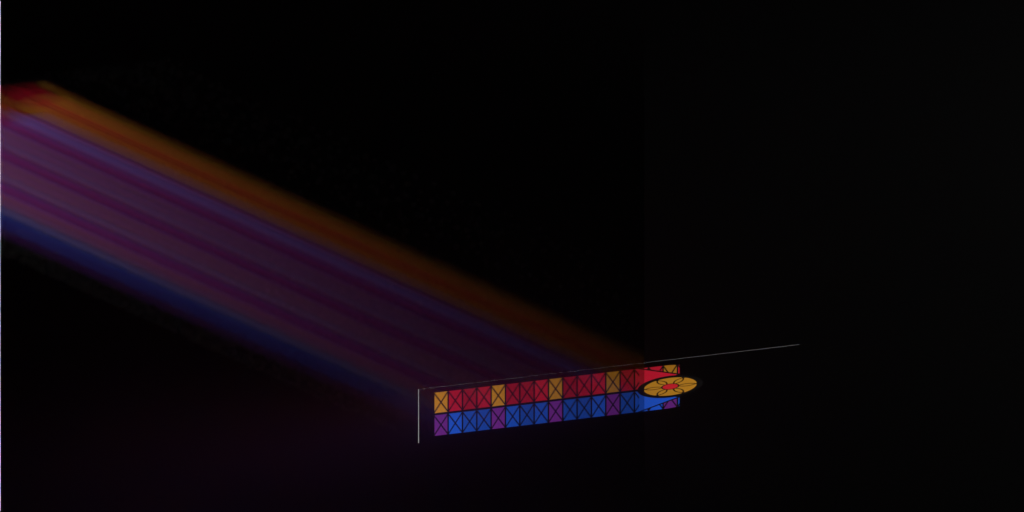
#> input picture tools/godrays_art/raw_lancet_vitral_a.png, 1024 x 512 px, given in place of icon24_src.png, which was not available
$ python bake_item_icon24.py godrays_art/raw_lancet_vitral_a.png
#> lines starting #> are read from the running program, lines starting #| are printed output that depends on the picture
"""Hornea el icono de 24x24 RGB15 de un objeto del inventario ARPG en include/inv_item_art.h.

Fuente: build/item_spin_tmp/<slug>/icon24_src.png, que sale de
  blender --background --python tools/render_item_spin.py -- --only <slug> --icon24
Mismo tratamiento C2 que los giros de 56 px (LANCZOS + nitidez + contraste).
Escribe (o sustituye) el array s_<slug>_24. Despues: python tools/bake_inv_floor_art.py

Uso: python tools/bake_item_icon24.py <slug>
"""
import os
import re
import sys

from PIL import Image, ImageEnhance, ImageFilter

ROOT = os.path.dirname(os.path.dirname(os.path.abspath(__file__)))
HDR = os.path.join(ROOT, "include", "inv_item_art.h")
S = 24


def bake(slug):
#> called with slug = 'godrays_art/raw_lancet_vitral_a.png'
    src = os.path.join(ROOT, "build", "item_spin_tmp", slug, "icon24_src.png")
    im = Image.open(src).convert("RGBA").resize((S, S), Image.Resampling.LANCZOS)
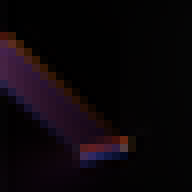
#> im: PIL image 24x24 RGBA (shown 8 times larger); mean R, G, B, A 11.9, 6.2, 10.1, 255
    r, g, b, a = im.split()
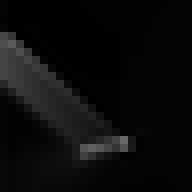
#> r: PIL image 24x24 L (shown 8 times larger); min 0, max 104, mean 11.9
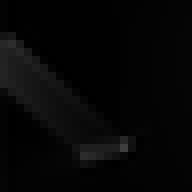
#> g: PIL image 24x24 L (shown 8 times larger); min 0, max 62, mean 6.2
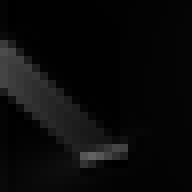
#> b: PIL image 24x24 L (shown 8 times larger); min 0, max 98, mean 10.1
#> a: PIL image 24x24 L; every value is 255
    rgb = Image.merge("RGB", (r, g, b))
    rgb = rgb.filter(ImageFilter.UnsharpMask(radius=0.8, percent=90, threshold=3))
    rgb = ImageEnhance.Contrast(rgb).enhance(1.12)
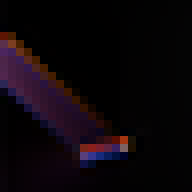
#> rgb: PIL image 24x24 RGB (shown 8 times larger); mean R, G, B 12.4, 5.8, 10.4
    rgb = ImageEnhance.Brightness(rgb).enhance(1.08)
    px = Image.merge("RGBA", (*rgb.split(), a)).load()
    vals = []
    for y in range(S):
        for x in range(S):
            r, g, b, al = px[x, y]
            if al < 96:
                vals.append(0)
                continue
            r5, g5, b5 = (min(31, (v + 4) >> 3) for v in (r, g, b))
            vals.append(0x8000 | (b5 << 10) | (g5 << 5) | r5)
#> after the loop, vals = 576 values, max 52455 at index 467, min 32768 at index 0, mean 34115.9
    name = "s_%s_24" % slug
    body = ["// %s: 24x24 RGB15 (tools/bake_item_icon24.py)" % name,
            "static const uint16_t %s[24 * 24] = {" % name]
    for i in range(0, S * S, S):
        body.append("    " + ", ".join("0x%04X" % v for v in vals[i:i + S]) + ",")
#> after the loop, body = 26 items
    body.append("};")
#> (the run stopped early here; a loop or call above may not have finished)
